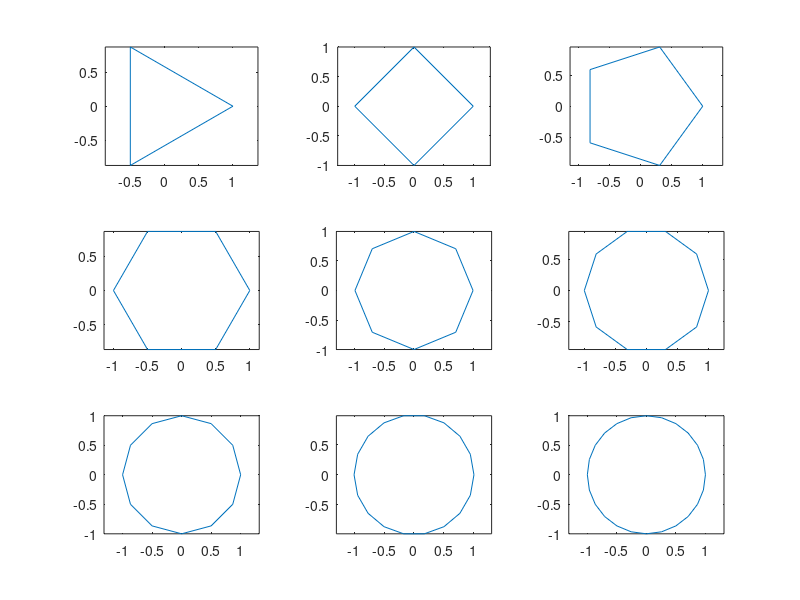

This chart was generated by the following MATLAB code:
% Script File:   Polygons in p.22 Sec.1.2.3
% Plots  selected regular polygons.
close all
theta = linspace(0,2*pi,361) ;
c = cos(theta);
s = sin(theta);
k=0;
for sides = [3 4 5 6 8 10 12 18 24]
   stride = 360/sides;
   k=k+1;
   subplot(3,3,k)
   plot(c(1:stride:361),s(1:stride:361))
   axis equal
end